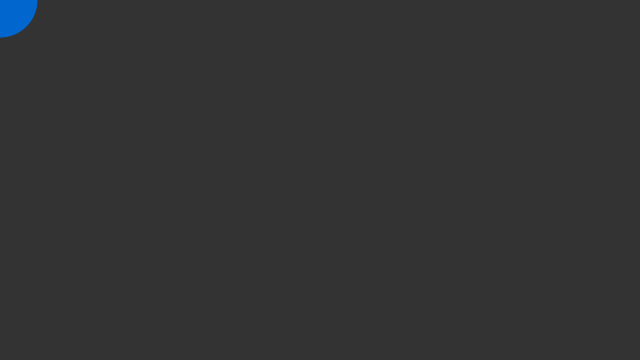
Frame 1 (no input)
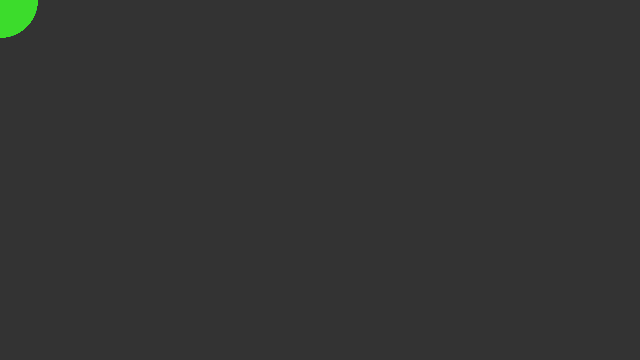
Frame 60 (the mouse pressed at the canvas centre just before this capture)
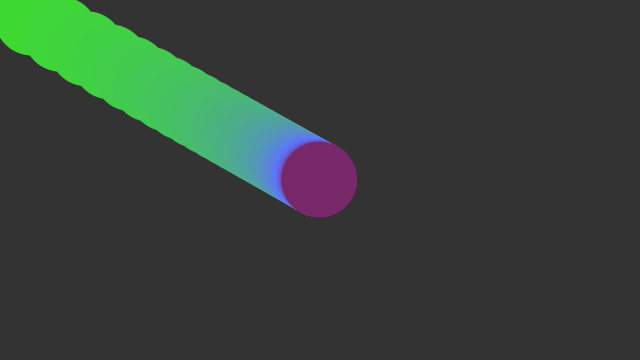
Frame 120 (the mouse held since frame 60 and released just before this capture)

The Processing sketch that drew these frames (run headless with seeded random() and noise(); from frame 60 on, the mouse is pressed at the canvas centre):

// Processing sketch: Mouse_Tracking
// ── Mouse_Tracking.pde
float x;
float y;
int r = 0;
int g = 100;
int b = 200;
int rInc = 1;
int gInc = 3;
int bInc = 6;
float easing = 0.10;

void setup() {
  size(640, 360);
  noStroke();
  background(51);
}

void draw() { 
  r += rInc;
  g += gInc;
  b += bInc;
  if (r <= 0 || r >= 250) {
    rInc = -rInc;
  }
  if (g <= 0 || g >= 250) {
    gInc = -gInc;
  }
  if (b <= 0 || b >= 250) {
    bInc = -bInc;
  }
  
  float dx = mouseX - x;
  x += dx * easing;
  
  float dy = mouseY - y;
  y += dy * easing;
  
  fill(r, g, b);
  ellipse(x, y, 75, 75);
}
